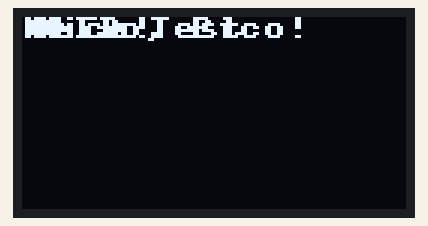
This program was run on a simulated Raspberry Pi Pico running MicroPython. Shown: 128×64 one-colour display. What the program prints to the serial console is not drawn. At 0.1 s the program stops and its outputs stay as they are.

Above: at 0.1 s.

The program:

OLED8_1.py
```python
from machine import Pin, I2C
import ssd1306
import utime

# ກຳນົດ I2C (SDA=GP0, SCL=GP1)
i2c = I2C(0, scl=Pin(21), sda=Pin(20), freq=400000)

# ກວດຫາ address ຂອງ OLED
print("I2C address:", i2c.scan())

# ສ້າງ object ຈໍ OLED (128x64)
oled = ssd1306.SSD1306_I2C(128, 64, i2c)

# ລອງສະແດງຂໍ້ຄວາມ
oled.fill(0)  # ລ້າງຈໍ
oled.text("Hello, Pico!", 0, 0)
oled.text("OLED Test", 2, 0)
oled.text("Nice!", 4, 0)
oled.show()

# ສະແດງຕົວເລກນັບ
'''for i in range(10):
    oled.fill(0)
    oled.text("Counting:", 0, 0)
    oled.text(str(i), 0, 20)
    oled.show()
    utime.sleep(1)'''
```
